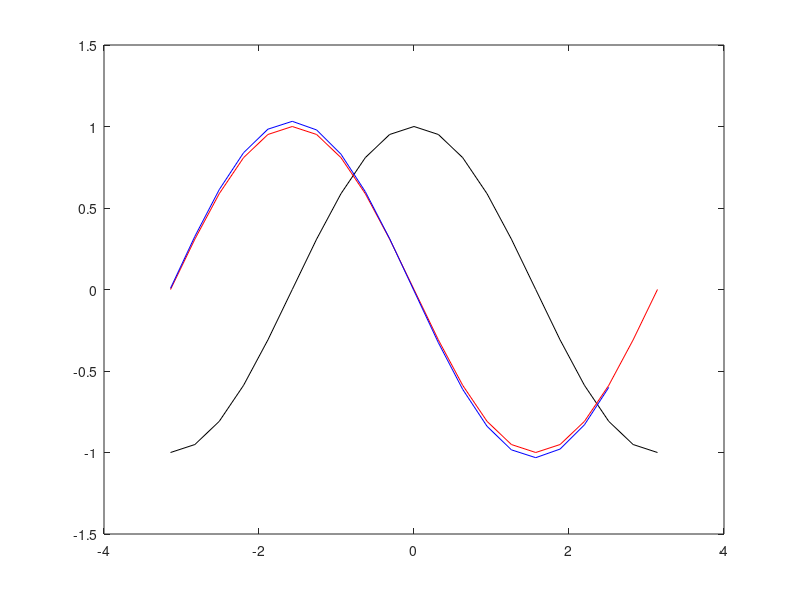

This figure's MATLAB source:
clear; clc; close all;
n=20;
h=2*pi/n;
X = -pi:h:pi;
i = length(X);
Y = cos(X);
Y1 = -sin(X);
X2 = X(1:i-2);
Y2 = (-3*Y(1:i-2)+4*Y(2:i-1)-Y(3:i))/(2*h);
plot(X,Y,'k',X,Y1,'r',X2,Y2,'b')